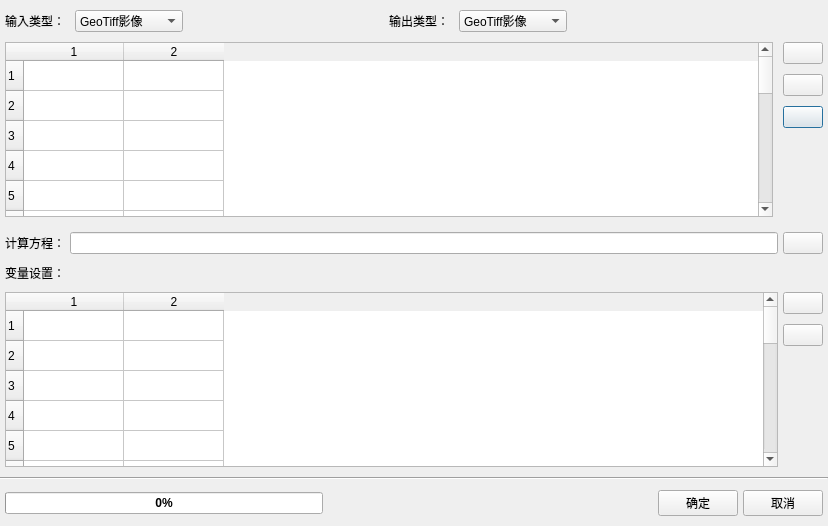
<?xml version="1.0" encoding="UTF-8"?>
<ui version="4.0">
 <class>FormulaApplicationDialog</class>
 <widget class="QDialog" name="FormulaApplicationDialog">
  <property name="geometry">
   <rect>
    <x>0</x>
    <y>0</y>
    <width>828</width>
    <height>526</height>
   </rect>
  </property>
  <property name="windowTitle">
   <string>应用方程</string>
  </property>
  <layout class="QVBoxLayout" name="verticalLayout">
   <property name="spacing">
    <number>0</number>
   </property>
   <property name="leftMargin">
    <number>0</number>
   </property>
   <property name="topMargin">
    <number>0</number>
   </property>
   <property name="rightMargin">
    <number>0</number>
   </property>
   <property name="bottomMargin">
    <number>0</number>
   </property>
   <item>
    <layout class="QGridLayout" name="fileListGridLayout">
     <property name="leftMargin">
      <number>5</number>
     </property>
     <property name="topMargin">
      <number>10</number>
     </property>
     <property name="rightMargin">
      <number>5</number>
     </property>
     <property name="bottomMargin">
      <number>10</number>
     </property>
     <property name="spacing">
      <number>10</number>
     </property>
     <item row="0" column="1">
      <widget class="QComboBox" name="inputFileTypeComboBox">
       <item>
        <property name="text">
         <string>GeoTiff影像</string>
        </property>
       </item>
       <item>
        <property name="text">
         <string>Excel表格数据</string>
        </property>
       </item>
      </widget>
     </item>
     <item row="0" column="0">
      <widget class="QLabel" name="inputFileTypeLabel">
       <property name="text">
        <string>输入类型：</string>
       </property>
      </widget>
     </item>
     <item row="3" column="7">
      <widget class="QPushButton" name="clearDataFilePushButton">
       <property name="text">
        <string/>
       </property>
      </widget>
     </item>
     <item row="2" column="7">
      <widget class="QPushButton" name="delDataFilePushButton">
       <property name="text">
        <string/>
       </property>
      </widget>
     </item>
     <item row="1" column="0" rowspan="4" colspan="7">
      <widget class="QTableWidget" name="fileListTableWidget">
       <property name="selectionBehavior">
        <enum>QAbstractItemView::SelectRows</enum>
       </property>
       <property name="rowCount">
        <number>20</number>
       </property>
       <property name="columnCount">
        <number>2</number>
       </property>
       <row/>
       <row/>
       <row/>
       <row/>
       <row/>
       <row/>
       <row/>
       <row/>
       <row/>
       <row/>
       <row/>
       <row/>
       <row/>
       <row/>
       <row/>
       <row/>
       <row/>
       <row/>
       <row/>
       <row/>
       <column/>
       <column/>
      </widget>
     </item>
     <item row="0" column="4">
      <widget class="QComboBox" name="outputFileTypeComboBox">
       <item>
        <property name="text">
         <string>GeoTiff影像</string>
        </property>
       </item>
       <item>
        <property name="text">
         <string>Excel表格数据</string>
        </property>
       </item>
      </widget>
     </item>
     <item row="0" column="3">
      <widget class="QLabel" name="outputFileTypeLabel">
       <property name="text">
        <string>输出类型：</string>
       </property>
      </widget>
     </item>
     <item row="0" column="2">
      <spacer name="horizontalSpacer_3">
       <property name="orientation">
        <enum>Qt::Horizontal</enum>
       </property>
       <property name="sizeHint" stdset="0">
        <size>
         <width>40</width>
         <height>20</height>
        </size>
       </property>
      </spacer>
     </item>
     <item row="1" column="7">
      <widget class="QPushButton" name="selectDataFilePushButton">
       <property name="text">
        <string/>
       </property>
      </widget>
     </item>
     <item row="0" column="5">
      <spacer name="horizontalSpacer_6">
       <property name="orientation">
        <enum>Qt::Horizontal</enum>
       </property>
       <property name="sizeHint" stdset="0">
        <size>
         <width>40</width>
         <height>20</height>
        </size>
       </property>
      </spacer>
     </item>
    </layout>
   </item>
   <item>
    <layout class="QGridLayout" name="gridLayout">
     <property name="leftMargin">
      <number>5</number>
     </property>
     <property name="topMargin">
      <number>5</number>
     </property>
     <property name="rightMargin">
      <number>5</number>
     </property>
     <property name="bottomMargin">
      <number>10</number>
     </property>
     <property name="horizontalSpacing">
      <number>5</number>
     </property>
     <property name="verticalSpacing">
      <number>10</number>
     </property>
     <item row="0" column="1">
      <widget class="QLineEdit" name="inputFormulaLineEdit"/>
     </item>
     <item row="0" column="0">
      <widget class="QLabel" name="inputFormulaLabel">
       <property name="text">
        <string>计算方程：</string>
       </property>
      </widget>
     </item>
     <item row="0" column="2">
      <widget class="QPushButton" name="checkFormulaPushButton">
       <property name="text">
        <string/>
       </property>
      </widget>
     </item>
     <item row="1" column="0">
      <widget class="QLabel" name="variableSettingLabel">
       <property name="text">
        <string>变量设置：</string>
       </property>
      </widget>
     </item>
     <item row="3" column="2">
      <widget class="QPushButton" name="clearVarPushButton">
       <property name="text">
        <string/>
       </property>
      </widget>
     </item>
     <item row="2" column="2">
      <widget class="QPushButton" name="delVarPushButton">
       <property name="text">
        <string/>
       </property>
      </widget>
     </item>
     <item row="4" column="2">
      <spacer name="verticalSpacer">
       <property name="orientation">
        <enum>Qt::Vertical</enum>
       </property>
       <property name="sizeHint" stdset="0">
        <size>
         <width>20</width>
         <height>40</height>
        </size>
       </property>
      </spacer>
     </item>
     <item row="2" column="0" rowspan="3" colspan="2">
      <widget class="QTableWidget" name="variableSettingTableWidget">
       <property name="selectionBehavior">
        <enum>QAbstractItemView::SelectRows</enum>
       </property>
       <property name="rowCount">
        <number>20</number>
       </property>
       <property name="columnCount">
        <number>2</number>
       </property>
       <row/>
       <row/>
       <row/>
       <row/>
       <row/>
       <row/>
       <row/>
       <row/>
       <row/>
       <row/>
       <row/>
       <row/>
       <row/>
       <row/>
       <row/>
       <row/>
       <row/>
       <row/>
       <row/>
       <row/>
       <column/>
       <column/>
      </widget>
     </item>
    </layout>
   </item>
   <item>
    <widget class="Line" name="line">
     <property name="orientation">
      <enum>Qt::Horizontal</enum>
     </property>
    </widget>
   </item>
   <item>
    <layout class="QHBoxLayout" name="horizontalLayout">
     <property name="spacing">
      <number>5</number>
     </property>
     <property name="leftMargin">
      <number>5</number>
     </property>
     <property name="topMargin">
      <number>10</number>
     </property>
     <property name="rightMargin">
      <number>5</number>
     </property>
     <property name="bottomMargin">
      <number>10</number>
     </property>
     <item>
      <widget class="QProgressBar" name="statusProgressBar">
       <property name="styleSheet">
        <string notr="true">text-align: Center;color: rgb(0, 0, 0);font-weight: bold</string>
       </property>
       <property name="value">
        <number>0</number>
       </property>
      </widget>
     </item>
     <item>
      <widget class="QLabel" name="statusTipLabel">
       <property name="text">
        <string/>
       </property>
      </widget>
     </item>
     <item>
      <spacer name="horizontalSpacer">
       <property name="orientation">
        <enum>Qt::Horizontal</enum>
       </property>
       <property name="sizeHint" stdset="0">
        <size>
         <width>40</width>
         <height>20</height>
        </size>
       </property>
      </spacer>
     </item>
     <item>
      <widget class="QPushButton" name="okPushButton">
       <property name="text">
        <string>确定</string>
       </property>
      </widget>
     </item>
     <item>
      <widget class="QPushButton" name="cancelPushButton">
       <property name="text">
        <string>取消</string>
       </property>
      </widget>
     </item>
    </layout>
   </item>
  </layout>
 </widget>
 <resources/>
 <connections/>
</ui>
